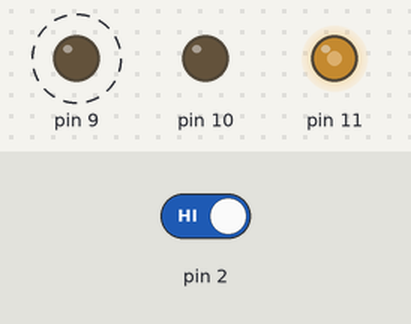
Simulated run of this sketch. Board: Arduino Uno, built with avr-gcc and run on an emulated ATmega328P. Parts: output pins drawn as LEDs (lit = HIGH). Dashed ring = blinking. The test bench sets the inputs (shaded band); at power-on: pin 2 HIGH.

Above: at 1.26 s.
1.3 s: pin 2 driven LOW
At 1.46 s:
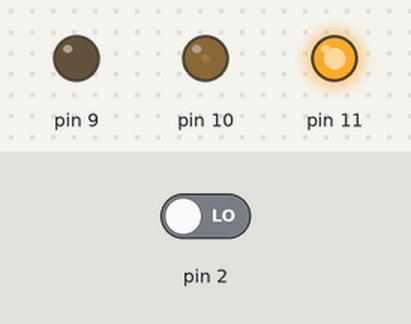
At 1.96 s:
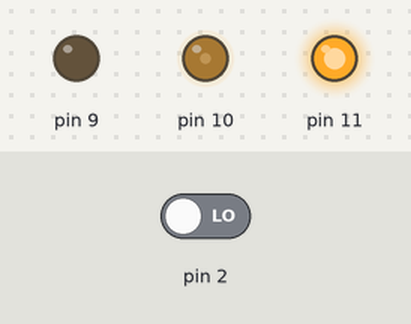
4.3 s: pin 2 driven HIGH
At 4.51 s:
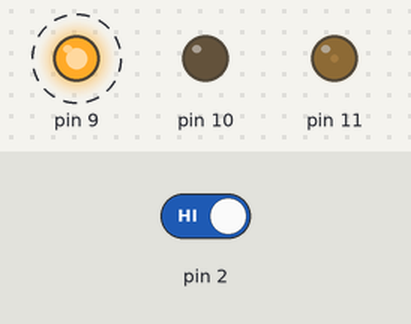
Timing chart, 0 to 13.3 s (numbered marks = the images above; inputs shaded):
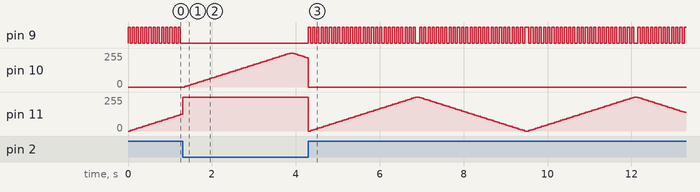

Measured:
- after the input at 1.3 s, pin 9: stops changing and stays LOW; pin 10: rises from 0/255 to 255/255 in 2.5 s, then falls to 220/255 in 0.40 s
- by itself, pin 9: alternates HIGH for 0.05 s and LOW for 0.05 s

The sketch:

A2Sketch.ino
```cpp
//Runs this code once upon startup
void setup() {
  //for loop sets pins 9-11 all to output
  for(int i = 9; i <12; i++){
    //i represents each pin, and it gets set to output
    pinMode(i, OUTPUT);
  }
  //set pin 2 to inout
  pinMode(2, INPUT);
}

//Loops this code continuously after setup
void loop() {
  //if statement for when 2 reads low, does the following:
  if(digitalRead(2) == LOW){
    //LED on pin 9 is set to low when button is unpressed.
    digitalWrite(9, LOW);
    //sets pin 11 to HIGH, so its LED always on when button is NOT pressed
    digitalWrite(11, HIGH);
    //the next two for loops are to get a pulsing effect with LED on pin 10
    for(int i =0; i<=255; i+=5){
      //does a check to see if button is still unpressed
      if(digitalRead(2) != LOW){
        //breaks the for loop when button is unpressed so that the pulsing
        //stops immediately, rahter than finishing.
        break;
      }
      //sets brightness to i
      analogWrite(10,i);
      //delay is 50ms
      delay(50);
    }
    //This is the second half of the pulsing, where the LED on pin 10 would dim
    for(int i = 255; i>=0; i-=5){
      //checks if button is still unpressed
      if(digitalRead(2) != LOW){
        //breaks the for loop when button is unpressed so that the pulsing
        //stops immediately, rahter than finishing.
        break;
      }
      //sets the brightness to i, which is decreasing
      analogWrite(10,i);
      //delays 50ms to make the pulsing clear
      delay(50);
    }

    //the rest of the cases here are for when the button IS pressed
  } else{
      //pin 10 is made to turn off entirely.
      digitalWrite(10, LOW);
      //LED on pin 11 is made to pulse, this loop brightens it
      for(int i =0; i<=255; i+=5){
        //checks to see if button is still pressed,
        //if not, exits the for loop.
        if(digitalRead(2) != HIGH){
          //break exits the loop
          break;
        }
        //LED on pin 11 is set to brightness of i via analogWrite
        analogWrite(11,i);
        //within this for loop, I have if-else statement for pin 9 so
        //it flashes. This is done via % and i.
        if(i%2==0){
          //turns pin 9 to high
          digitalWrite(9,HIGH);
          //opposite else if when i is an odd #
        } else{
          //pin 9 is set to LOW
          digitalWrite(9,LOW);
        }
        //delays for 50ms to have pulsing effect AND blinking effect
        delay(50);
      }
      //for loop for dimming part of pulsing effect on pin 11
      for(int i = 255; i>=0; i-=5){
        //checks to see if button is unpressed
        if(digitalRead(2) != HIGH){
          //exits the loop
          break;
        }
        //sets LED on pin 11 to i brightness via analogWrite
        analogWrite(11,i);
        //same check from before to ensure light flashes on pin 9
        if(i%2==0){
          //turns pin 9 to high
          digitalWrite(9,HIGH);
          //else clause for when i is odd
        } else{
          //pin 9 is set to low for LED blinking effect
          digitalWrite(9,LOW);
        }
        //delays 50ms for blinking and pulsing effect to be visible
        delay(50);

      }
    }
}
```
